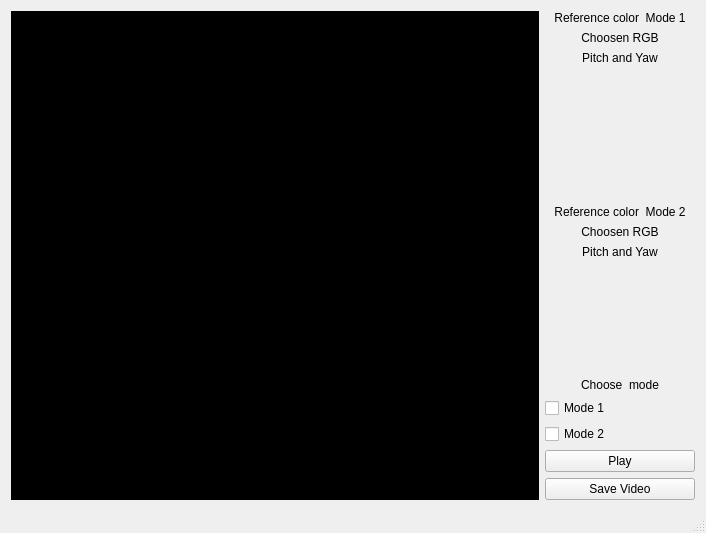
<?xml version="1.0" encoding="UTF-8"?>
<ui version="4.0">
 <class>MainWindow</class>
 <widget class="QMainWindow" name="MainWindow">
  <property name="geometry">
   <rect>
    <x>0</x>
    <y>0</y>
    <width>706</width>
    <height>533</height>
   </rect>
  </property>
  <property name="windowTitle">
   <string>MainWindow</string>
  </property>
  <widget class="QWidget" name="centralWidget">
   <layout class="QVBoxLayout" name="verticalLayout_2">
    <item>
     <layout class="QHBoxLayout" name="horizontalLayout">
      <item>
       <widget class="QLabel" name="label">
        <property name="sizePolicy">
         <sizepolicy hsizetype="Expanding" vsizetype="Expanding">
          <horstretch>6</horstretch>
          <verstretch>4</verstretch>
         </sizepolicy>
        </property>
        <property name="minimumSize">
         <size>
          <width>400</width>
          <height>300</height>
         </size>
        </property>
        <property name="baseSize">
         <size>
          <width>400</width>
          <height>300</height>
         </size>
        </property>
        <property name="mouseTracking">
         <bool>true</bool>
        </property>
        <property name="acceptDrops">
         <bool>true</bool>
        </property>
        <property name="styleSheet">
         <string notr="true">Background-color: #000;</string>
        </property>
        <property name="text">
         <string/>
        </property>
        <property name="scaledContents">
         <bool>true</bool>
        </property>
       </widget>
      </item>
      <item>
       <layout class="QVBoxLayout" name="verticalLayout">
        <item alignment="Qt::AlignHCenter">
         <widget class="QLabel" name="label_4">
          <property name="minimumSize">
           <size>
            <width>150</width>
            <height>0</height>
           </size>
          </property>
          <property name="autoFillBackground">
           <bool>false</bool>
          </property>
          <property name="text">
           <string>Reference color  Mode 1</string>
          </property>
          <property name="textFormat">
           <enum>Qt::AutoText</enum>
          </property>
          <property name="scaledContents">
           <bool>true</bool>
          </property>
          <property name="alignment">
           <set>Qt::AlignCenter</set>
          </property>
         </widget>
        </item>
        <item>
         <widget class="QLabel" name="label_5">
          <property name="text">
           <string>Choosen RGB</string>
          </property>
          <property name="alignment">
           <set>Qt::AlignCenter</set>
          </property>
         </widget>
        </item>
        <item>
         <widget class="QLabel" name="label_7">
          <property name="text">
           <string>Pitch and Yaw</string>
          </property>
          <property name="alignment">
           <set>Qt::AlignCenter</set>
          </property>
         </widget>
        </item>
        <item>
         <spacer name="verticalSpacer">
          <property name="orientation">
           <enum>Qt::Vertical</enum>
          </property>
          <property name="sizeHint" stdset="0">
           <size>
            <width>20</width>
            <height>40</height>
           </size>
          </property>
         </spacer>
        </item>
        <item>
         <widget class="QLabel" name="label_9">
          <property name="text">
           <string/>
          </property>
          <property name="alignment">
           <set>Qt::AlignCenter</set>
          </property>
         </widget>
        </item>
        <item>
         <widget class="QLabel" name="label_3">
          <property name="text">
           <string>Reference color  Mode 2</string>
          </property>
          <property name="alignment">
           <set>Qt::AlignCenter</set>
          </property>
         </widget>
        </item>
        <item>
         <widget class="QLabel" name="label_6">
          <property name="text">
           <string>Choosen RGB</string>
          </property>
          <property name="alignment">
           <set>Qt::AlignCenter</set>
          </property>
         </widget>
        </item>
        <item>
         <widget class="QLabel" name="label_8">
          <property name="text">
           <string>Pitch and Yaw</string>
          </property>
          <property name="alignment">
           <set>Qt::AlignCenter</set>
          </property>
         </widget>
        </item>
        <item>
         <spacer name="verticalSpacer_2">
          <property name="orientation">
           <enum>Qt::Vertical</enum>
          </property>
          <property name="sizeHint" stdset="0">
           <size>
            <width>20</width>
            <height>40</height>
           </size>
          </property>
         </spacer>
        </item>
        <item>
         <widget class="QLabel" name="label_2">
          <property name="text">
           <string>Choose  mode</string>
          </property>
          <property name="alignment">
           <set>Qt::AlignCenter</set>
          </property>
         </widget>
        </item>
        <item>
         <widget class="QCheckBox" name="checkBox">
          <property name="text">
           <string>Mode 1</string>
          </property>
         </widget>
        </item>
        <item>
         <widget class="QCheckBox" name="checkBox_2">
          <property name="text">
           <string>Mode 2</string>
          </property>
         </widget>
        </item>
        <item>
         <widget class="QPushButton" name="pushButton_2">
          <property name="text">
           <string>Play</string>
          </property>
         </widget>
        </item>
        <item>
         <widget class="QPushButton" name="pushButton">
          <property name="sizePolicy">
           <sizepolicy hsizetype="Minimum" vsizetype="Fixed">
            <horstretch>150</horstretch>
            <verstretch>28</verstretch>
           </sizepolicy>
          </property>
          <property name="text">
           <string>Save Video</string>
          </property>
         </widget>
        </item>
       </layout>
      </item>
     </layout>
    </item>
   </layout>
  </widget>
  <widget class="QMenuBar" name="menuBar">
   <property name="geometry">
    <rect>
     <x>0</x>
     <y>0</y>
     <width>706</width>
     <height>26</height>
    </rect>
   </property>
  </widget>
  <widget class="QStatusBar" name="statusBar"/>
 </widget>
 <layoutdefault spacing="6" margin="11"/>
 <resources/>
 <connections/>
</ui>
